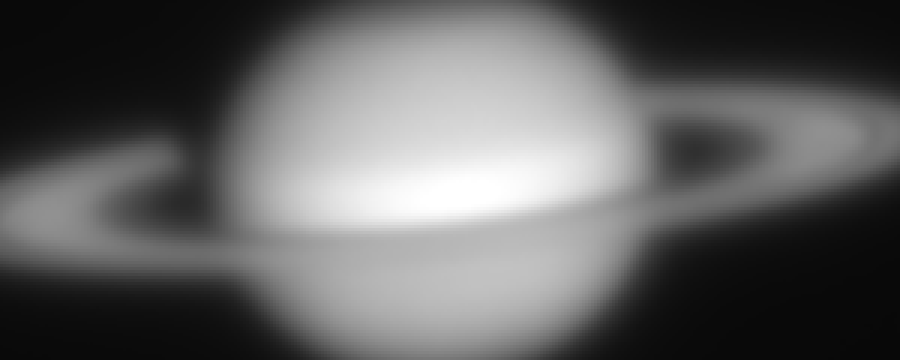
#> input picture scratch_investigation_crops/window01_IR_raw.png, 900 x 360 px; its folder holds only this picture in this run
$ python -i quality.py   (imports and definitions only)   (older library calls are emulated)
#> lines starting #> are read from the running program, lines starting #| are printed output that depends on the picture
#> further down, picture is the input picture: shape (360, 900, 3); min 8, max 255, mean 96.7
"""
Image quality assessment for planetary image stacks.

Computes sharpness/contrast metrics on the planet disk region only,
then identifies overlapping time windows across all filters for
optimal multi-filter compositing.

Metrics (all evaluated inside the planet disk mask):
  laplacian_var  — Laplacian variance: best single proxy for atmospheric
                   seeing quality.  High = sharp detail = good seeing.
  tenengrad      — Gradient energy (sum of squared Sobel gradients):
                   complementary sharpness measure, less sensitive to noise.
  norm_variance  — Variance normalised by mean: captures contrast
                   independent of absolute brightness.

Combined score = weighted sum of per-filter-normalised metrics.
"""
from __future__ import annotations

import json
from datetime import datetime, timedelta, timezone
from pathlib import Path
from typing import Dict, List, Optional, Tuple

import cv2
import numpy as np

from pipeline.modules import image_io


# ── Planet disk masking ────────────────────────────────────────────────────────

def planet_mask(image: np.ndarray, margin_factor: float = 0.15) -> np.ndarray:
    """Return a boolean mask isolating the planet disk.

    Uses Otsu thresholding on the 16-bit image (or normalised float)
    to separate planet from sky background.

    Args:
        image:         2-D float [0,1] or uint16 array.
        margin_factor: Fraction of the threshold added as a small margin
                       to include slightly dim limb regions.

    Returns:
        Boolean array, True = planet disk pixel.
    """
#> called with margin_factor = 0.15
    if image.dtype != np.uint16:
        arr = np.clip(image * 65535, 0, 65535).astype(np.uint16)
#> arr: shape (360, 900) uint16; every value is 65535
    else:
        arr = image

    # Scale to 8-bit for Otsu (Otsu operates on 8-bit in OpenCV)
    arr8 = (arr >> 8).astype(np.uint8)
#> arr8: shape (360, 900); every value is 255
    thresh, _ = cv2.threshold(arr8, 0, 255, cv2.THRESH_BINARY + cv2.THRESH_OTSU)
#> thresh = 0
    # Apply threshold (with small downward margin to include dim limb)
    threshold_16 = max(0, int(thresh * 256 * (1.0 - margin_factor)))
#> threshold_16 = 0
    mask = arr > threshold_16
#> mask: shape (360, 900) bool; every value is 1

    # Keep only the largest connected component (the planet disk)
    mask_u8 = mask.astype(np.uint8)
    n_labels, labels, stats, _ = cv2.connectedComponentsWithStats(mask_u8)
#> labels: shape (360, 900) int32; every value is 1
#> n_labels = 2; stats = [[-1, 2147483647, 0, 0, 0], [0, 0, 900, 360, 324000]]
    if n_labels > 1:
        # Label 0 = background; pick the largest non-background label
        largest = 1 + np.argmax(stats[1:, cv2.CC_STAT_AREA])
#> largest = 1
        mask = labels == largest

    return mask


# ── Per-image quality metrics ──────────────────────────────────────────────────

def _to_float32(image: np.ndarray) -> np.ndarray:
    """Normalise any supported dtype to float32 [0, 1]."""
    if image.dtype == np.uint16:
        return image.astype(np.float32) / 65535.0
    if image.dtype == np.uint8:
        return image.astype(np.float32) / 255.0
    return image.astype(np.float32)


def laplacian_var(image: np.ndarray, mask: Optional[np.ndarray] = None) -> float:
    """Laplacian variance on the planet disk."""
    f32 = _to_float32(image)
    # CV_32F→CV_64F is unsupported in OpenCV ≥4.13; use CV_32F throughout.
    lap = cv2.Laplacian(f32, cv2.CV_32F)
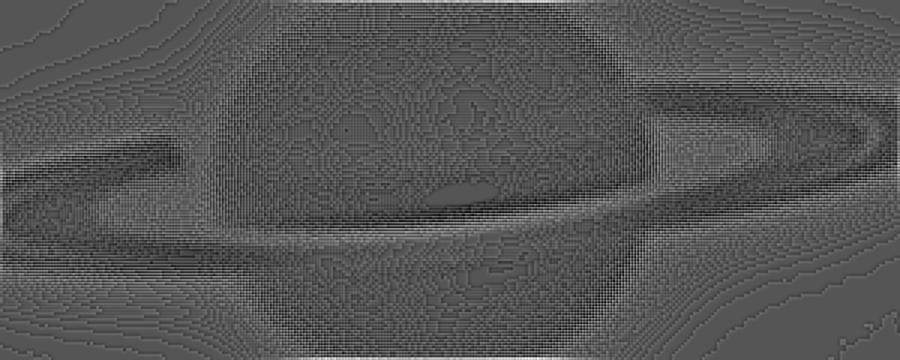
#> lap: shape (360, 900) float32; min -0.86, max 1.71, mean 0.000983; drawn with min black and max white
    if mask is not None:
        return float(lap[mask].var())
    return float(lap.var())


def tenengrad(image: np.ndarray, mask: Optional[np.ndarray] = None) -> float:
    """Tenengrad sharpness: mean squared gradient magnitude on the planet disk."""
    f32 = _to_float32(image)
    gx = cv2.Sobel(f32, cv2.CV_32F, 1, 0, ksize=3)
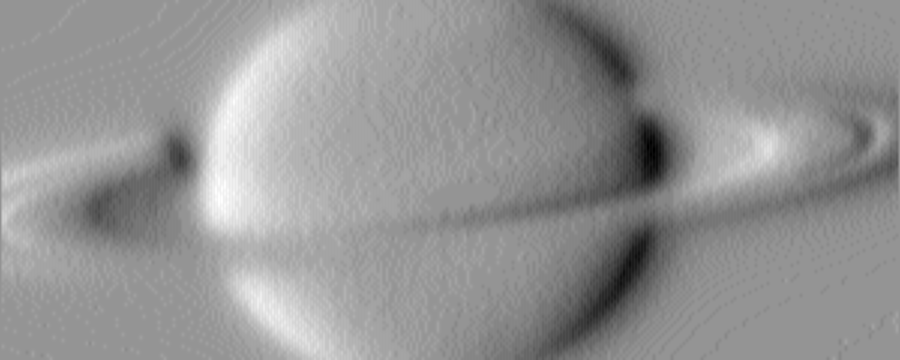
#> gx: shape (360, 900) float32; min -26.71, max 19.05, mean -0.0519; drawn with min black and max white
    gy = cv2.Sobel(f32, cv2.CV_32F, 0, 1, ksize=3)
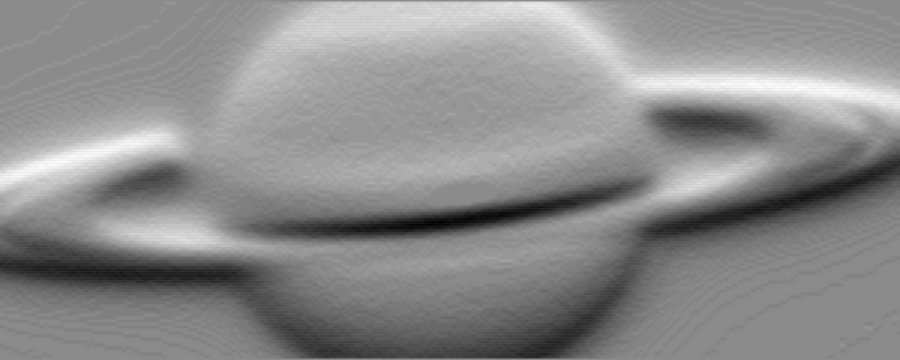
#> gy: shape (360, 900) float32; min -32.08, max 26.77, mean 0.1; drawn with min black and max white
    grad2 = gx**2 + gy**2
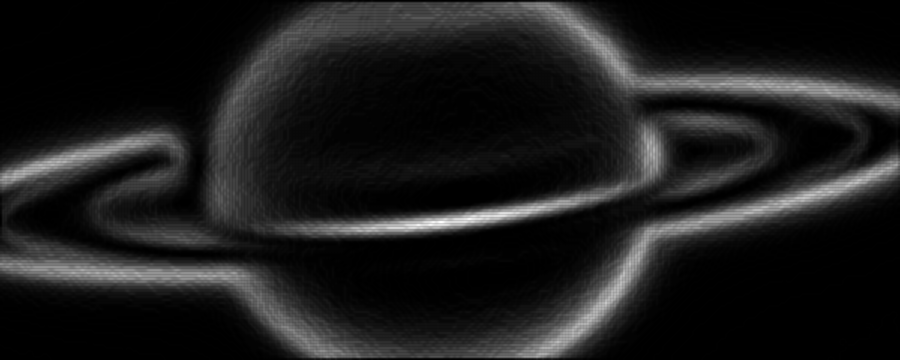
#> grad2: shape (360, 900) float32; min 0, max 1037.1, mean 116.1; drawn with min black and max white
    if mask is not None:
        return float(grad2[mask].mean())
    return float(grad2.mean())


def norm_variance(image: np.ndarray, mask: Optional[np.ndarray] = None) -> float:
    """Normalised variance (contrast): var / mean on the planet disk."""
    if mask is not None:
        vals = image[mask]
    else:
        vals = image.flatten()
    m = float(vals.mean())
#> m = 96.71
    return float(vals.var() / m) if m > 1e-9 else 0.0


def quality_metrics(
    image: np.ndarray,
    denoise_sigma: float = 1.2,
) -> Dict[str, float]:
    """Compute all quality metrics for a single image.

    Args:
        image:         Float [0, 1] 2-D array.
        denoise_sigma: Gaussian σ (pixels) applied before sharpness metrics.
                       A value of ~1 px suppresses random pixel noise without
                       blurring genuine planetary detail (which spans many px).
                       Set to 0 to disable (reverts to old noise-sensitive behaviour).

    Returns a dict with keys: 'laplacian', 'tenengrad', 'norm_variance'.

    Why denoise before sharpness?
        Laplacian / Tenengrad measure high-spatial-frequency energy.  Random
        sensor / shot noise also has high spatial frequency, so a noisy-but-blurry
        frame can outscore a genuinely sharp frame.  The Gaussian blur acts as a
        noise gate: coherent planetary detail (belt/zone edges) survives because it
        spans many pixels; random noise is killed.
    """
    if image.ndim == 3:
        image = image.mean(axis=2)

    mask = planet_mask(image)

    if denoise_sigma > 0:
        # Blur in float to avoid rounding artifacts from int conversion
        img_sharp = cv2.GaussianBlur(
            image.astype(np.float32), (0, 0), denoise_sigma
        )
    else:
        img_sharp = image

    return {
        "laplacian":     laplacian_var(img_sharp, mask),
        "tenengrad":     tenengrad(img_sharp, mask),
        "norm_variance": norm_variance(image, mask),   # contrast: no need to denoise
    }


# ── Batch scoring ──────────────────────────────────────────────────────────────

# [320 lines left out: functions compute_scores, normalise_scores, find_all_windows, scores_to_csv_rows, windows_to_json, windows_summary, not called in this run]

>>> import cv2
>>> picture = cv2.imread('../../scratch_investigation_crops/window01_IR_raw.png')
>>> result = quality_metrics(picture)
#> result = {'laplacian': 0.0389, 'tenengrad': 116.1, 'norm_variance': 56.93}
